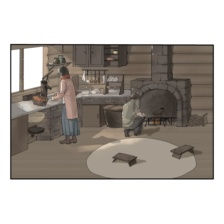
#> input picture data/user_labeled/eren_yeager/cc6dcbca-7c79-4a2b-bf23-1fe93b713f05_9905e1fc6acf4279a27a6fee052083dc.jpg, 224 x 224 px
$ python -i preprocessor.py   (imports and definitions only)   (older library calls are emulated)
#> lines starting #> are read from the running program, lines starting #| are printed output that depends on the picture; after the words box and inside, x2 and y2 are one past the last pixel; in counts of white or black regions, pixels touching at a corner belong together
"""
module1_data/preprocessor.py - 图像预处理模块（优化版：支持禁用水印/字幕处理）
功能：
    - 图像裁剪（去除边框/字幕区域）
    - 去除水印（基于亮度阈值）
    - 尺寸标准化（224×224）
    - 格式统一（RGB模式）
    - 质量过滤（模糊度检测）
    - 数据集划分（train/val/test）
"""
import os
import sys
import shutil
import argparse
import json
from pathlib import Path
from typing import Tuple, Optional

import cv2
import numpy as np
from PIL import Image, ImageFilter

sys.path.insert(0, str(Path(__file__).parent.parent))
from config import (
    RAW_DIR, PROCESSED_DIR, IMAGE_SIZE, ANIME_CHARACTERS,
    TRAIN_RATIO, VAL_RATIO, TEST_RATIO
)


class ImagePreprocessor:
    """动漫图像预处理器"""

    def __init__(
        self,
        input_dir: str = RAW_DIR,
        output_dir: str = PROCESSED_DIR,
        target_size: Tuple[int, int] = (IMAGE_SIZE, IMAGE_SIZE),
        blur_threshold: float = 100.0,
        remove_subtitle: bool = True,
        remove_watermark: bool = True,
    ):
        self.input_dir = Path(input_dir)
        self.output_dir = Path(output_dir)
        self.target_size = target_size
        self.blur_threshold = blur_threshold
        self.remove_subtitle_flag = remove_subtitle
        self.remove_watermark_flag = remove_watermark

    def detect_blur(self, img_array: np.ndarray) -> float:
        gray = cv2.cvtColor(img_array, cv2.COLOR_BGR2GRAY)
        return cv2.Laplacian(gray, cv2.CV_64F).var()

    def remove_subtitle_region(self, img_array: np.ndarray, ratio: float = 0.12) -> np.ndarray:
        h, w = img_array.shape[:2]
        crop_h = int(h * ratio)
        return img_array[:h - crop_h, :]

    def detect_and_remove_watermark(self, img_array: np.ndarray) -> np.ndarray:
        gray = cv2.cvtColor(img_array, cv2.COLOR_BGR2GRAY)
        _, bright_mask = cv2.threshold(gray, 240, 255, cv2.THRESH_BINARY)
        kernel = cv2.getStructuringElement(cv2.MORPH_ELLIPSE, (5, 5))
        bright_mask = cv2.morphologyEx(bright_mask, cv2.MORPH_CLOSE, kernel)
        bright_ratio = np.sum(bright_mask > 0) / (bright_mask.shape[0] * bright_mask.shape[1])
        if bright_ratio > 0.05:
            img_array = cv2.inpaint(img_array, bright_mask, 3, cv2.INPAINT_TELEA)
        return img_array

    def standardize_size(self, img: Image.Image) -> Image.Image:
        w, h = img.size
        scale = min(self.target_size[0] / w, self.target_size[1] / h)
        new_w = int(w * scale)
        new_h = int(h * scale)
        img_resized = img.resize((new_w, new_h), Image.BILINEAR)  # 改用BILINEAR加速
        result = Image.new('RGB', self.target_size, (255, 255, 255))
        paste_x = (self.target_size[0] - new_w) // 2
        paste_y = (self.target_size[1] - new_h) // 2
        result.paste(img_resized, (paste_x, paste_y))
        return result

    def process_single_image(
        self,
        img_path: Path,
        output_path: Path,
        remove_subtitle: bool = None,
        remove_watermark: bool = None,
    ) -> bool:
#> called with output_path = 'out.png'
        try:
            if remove_subtitle is None:
                remove_subtitle = self.remove_subtitle_flag
            if remove_watermark is None:
                remove_watermark = self.remove_watermark_flag

            img_bgr = cv2.imread(str(img_path))
#> img_bgr is the input picture: shape (224, 224, 3); mean B, G, R 169.3, 174.9, 180.5
            if img_bgr is None:
                print(f"    [错误] 无法读取: {img_path.name}")
                return False

            blur_score = self.detect_blur(img_bgr)
#> in detect_blur, `gray = cv2.cvtColor(img_array, cv2.COLOR_BGR2GRAY)`:
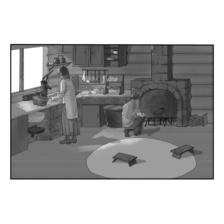
#> gray: shape (224, 224); min 17, max 255, mean 176
#> blur_score = 1070.9
            if blur_score < self.blur_threshold:
                print(f"    [跳过] 图像过于模糊 (score={blur_score:.1f}): {img_path.name}")
                return False

            if remove_subtitle:
                img_bgr = self.remove_subtitle_region(img_bgr)
#> in remove_subtitle_region, `return img_array[:h - crop_h, :]`:
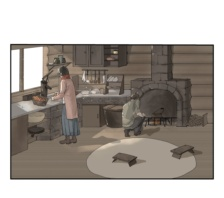
#> returned value: shape (198, 224, 3); mean of channels 0, 1, 2 158, 164.4, 170.7; drawn as B, G, R
            if remove_watermark:
                img_bgr = self.detect_and_remove_watermark(img_bgr)
#> in detect_and_remove_watermark, `gray = cv2.cvtColor(img_array, cv2.COLOR_BGR2GRAY)`:
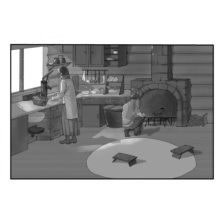
#> gray: shape (198, 224); min 17, max 255, mean 165.6
#> in detect_and_remove_watermark, `_, bright_mask = cv2.threshold(gray, 240, 255, cv2.THRESH_BINARY)`:
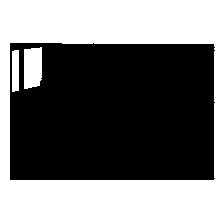
#> bright_mask: shape (198, 224); 39.5% white; 3 white regions, box (x1, y1, x2, y2) and area: (0, 0, 224, 198) 16551, (24, 47, 42, 89) 692, (12, 50, 19, 92) 288
#> in detect_and_remove_watermark, `bright_mask = cv2.morphologyEx(bright_mask, cv2.MORPH_CLOSE, kernel)`:
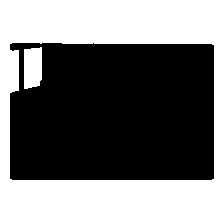
#> bright_mask: shape (198, 224); 39.8% white; 2 white regions, box (x1, y1, x2, y2) and area: (0, 0, 224, 198) 16939, (24, 47, 42, 89) 693
#> in detect_and_remove_watermark, `bright_ratio = np.sum(bright_mask > 0) / (bright_mask.shape[0] * brigh..`: bright_ratio = 0.398
#> in detect_and_remove_watermark, `img_array = cv2.inpaint(img_array, bright_mask, 3, cv2.INPAINT_TELEA)`:
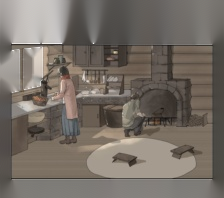
#> img_array: shape (198, 224, 3); mean B, G, R 102.6, 110.5, 118.2

            img_rgb = cv2.cvtColor(img_bgr, cv2.COLOR_BGR2RGB)
            img_pil = Image.fromarray(img_rgb)
            img_pil = self.standardize_size(img_pil)
#> in standardize_size, `result = Image.new('RGB', self.target_size, (255, 255, 255))`: result: PIL image 224x224 RGB; every value is 255
#> in standardize_size, `result.paste(img_resized, (paste_x, paste_y))`:
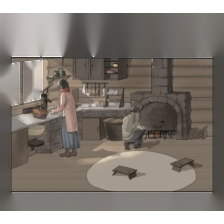
#> result: PIL image 224x224 RGB; mean R, G, B 134.1, 127.2, 120.3
            output_path.parent.mkdir(parents=True, exist_ok=True)
            img_pil.save(str(output_path.with_suffix('.jpg')), 'JPEG', quality=95)
            return True

        except Exception as e:
#> (the run stopped early here; a loop or call above may not have finished)
